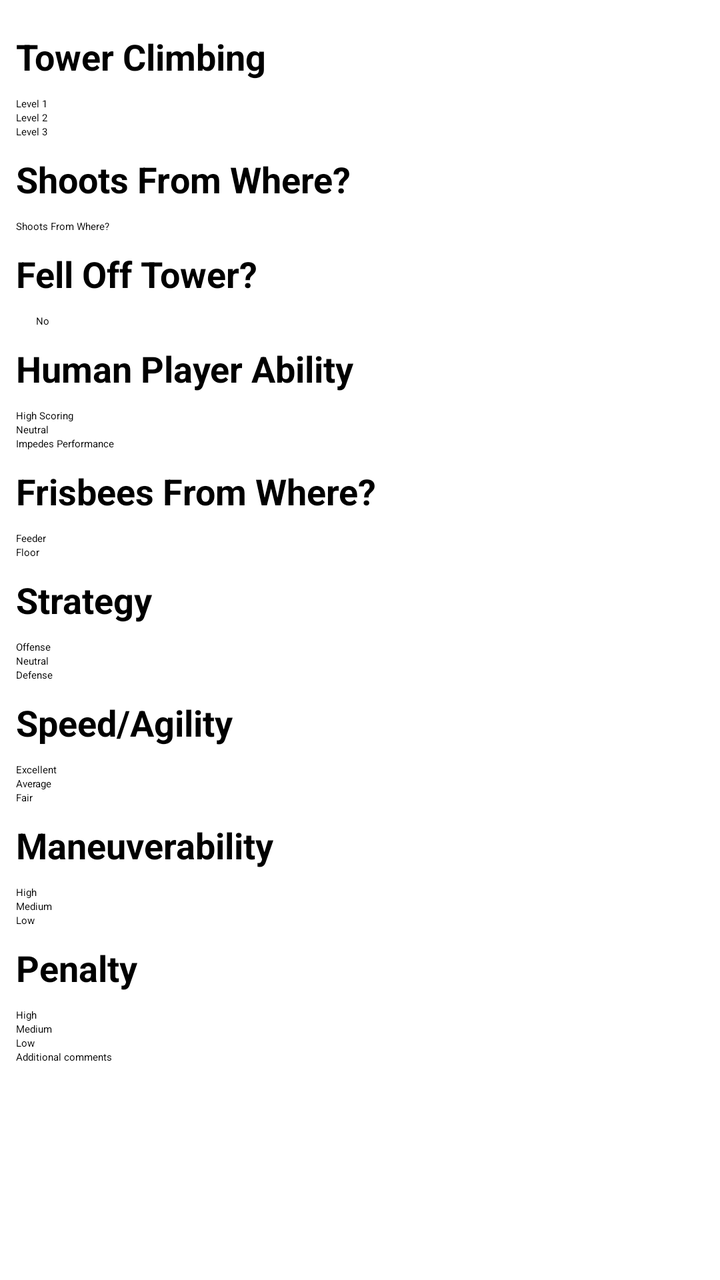
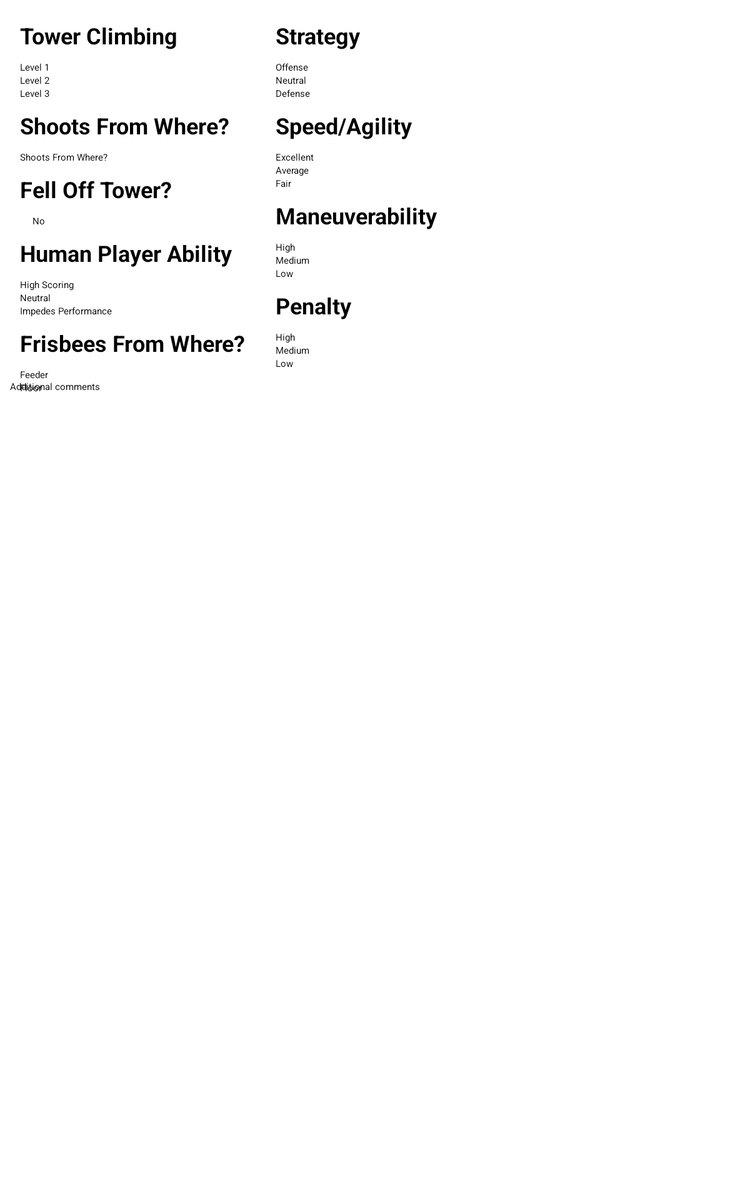

Two renders of one Android screen. The first uses the default layout on a phone; the second uses the alternative layout the repository ships for a different screen configuration, on a matching device. The two XML files are below.
<!-- AndroidManifest.xml: application theme Theme.Sherlock.Light -->
<!-- res/layout/fragment_match_scout_general.xml -->
<ScrollView xmlns:android="http://schemas.android.com/apk/res/android"
    xmlns:tools="http://schemas.android.com/tools"
    android:id="@+id/match_scout_scrollview"
    android:layout_width="match_parent"
    android:layout_height="match_parent"
    android:orientation="vertical" >

    <LinearLayout
        android:id="@+id/match_scout_view"
        android:layout_width="match_parent"
        android:layout_height="wrap_content"
        android:orientation="vertical"
        android:padding="8dp" >

        

        <TextView
            android:id="@+id/tv_tower_level"
            style="@style/team_input_main_header"
            android:text="@string/tower_level" />

        <CheckBox
            android:id="@+id/cb_tower_level_one"
            android:layout_width="wrap_content"
            android:layout_height="wrap_content"
            android:text="@string/level_one" />

        <CheckBox
            android:id="@+id/cb_tower_level_two"
            android:layout_width="wrap_content"
            android:layout_height="wrap_content"
            android:text="@string/level_two" />

        <CheckBox
            android:id="@+id/cb_tower_level_three"
            android:layout_width="wrap_content"
            android:layout_height="wrap_content"
            android:text="@string/level_three" />

        

        <TextView
            android:id="@+id/tv_shoots_from_where"
            style="@style/team_input_main_header"
            android:text="@string/shoots_from_where" />

        <EditText
            android:id="@+id/et_shoots_from_where"
            android:layout_width="wrap_content"
            android:layout_height="wrap_content"
            android:hint="@string/shoots_from_where_hint" />

        

        <TextView
            android:id="@+id/tv_fell_off_tower"
            style="@style/team_input_main_header"
            android:text="@string/fell_off_tower" />

        <include layout="@layout/compat_fell_off_tower" />

        

        <TextView
            android:id="@+id/tv_human_player_ability"
            style="@style/team_input_main_header"
            android:text="@string/human_player_ability" />

        <RadioGroup
            android:id="@+id/rg_human_player_ability"
            android:layout_width="wrap_content"
            android:layout_height="wrap_content" >

            <RadioButton
                android:id="@+id/rb_human_player_high_scoring"
                android:layout_width="wrap_content"
                android:layout_height="wrap_content"
                android:text="@string/high_scoring" />

            <RadioButton
                android:id="@+id/rb_human_player_neutral"
                android:layout_width="wrap_content"
                android:layout_height="wrap_content"
                android:text="@string/neutral" />

            <RadioButton
                android:id="@+id/rb_human_player_impedes_performance"
                android:layout_width="wrap_content"
                android:layout_height="wrap_content"
                android:text="@string/impedes_performance" />
        </RadioGroup>

        

        <TextView
            android:id="@+id/tv_frisbees_from_where"
            style="@style/team_input_main_header"
            android:text="@string/frisbees_from_where" />

        <CheckBox
            android:id="@+id/cb_feeder"
            android:layout_width="wrap_content"
            android:layout_height="wrap_content"
            android:text="@string/feeder" />

        <CheckBox
            android:id="@+id/cb_floor"
            android:layout_width="wrap_content"
            android:layout_height="wrap_content"
            android:text="@string/floor" />

        

        <TextView
            android:id="@+id/tv_strategy"
            style="@style/team_input_main_header"
            android:text="@string/strategy" />

        <RadioGroup
            android:id="@+id/rg_strategy"
            android:layout_width="wrap_content"
            android:layout_height="wrap_content" >

            <RadioButton
                android:id="@+id/rb_strategy_offense"
                android:layout_width="wrap_content"
                android:layout_height="wrap_content"
                android:text="@string/offense" />

            <RadioButton
                android:id="@+id/rb_strategy_neutral"
                android:layout_width="wrap_content"
                android:layout_height="wrap_content"
                android:text="@string/neutral" />

            <RadioButton
                android:id="@+id/rb_strategy_defense"
                android:layout_width="wrap_content"
                android:layout_height="wrap_content"
                android:text="@string/defense" />
        </RadioGroup>

        

        <TextView
            android:id="@+id/tv_speed"
            style="@style/team_input_main_header"
            android:text="@string/speed" />

        <RadioGroup
            android:id="@+id/rg_speed"
            android:layout_width="wrap_content"
            android:layout_height="wrap_content" >

            <RadioButton
                android:id="@+id/rb_speed_fast"
                android:layout_width="wrap_content"
                android:layout_height="wrap_content"
                android:text="@string/excellent" />

            <RadioButton
                android:id="@+id/rb_speed_medium"
                android:layout_width="wrap_content"
                android:layout_height="wrap_content"
                android:text="@string/average" />

            <RadioButton
                android:id="@+id/rb_speed_slow"
                android:layout_width="wrap_content"
                android:layout_height="wrap_content"
                android:text="@string/fair" />
        </RadioGroup>

        

        <TextView
            android:id="@+id/tv_maneuverability"
            style="@style/team_input_main_header"
            android:text="@string/maneuverability" />

        <RadioGroup
            android:id="@+id/rg_maneuverability"
            android:layout_width="wrap_content"
            android:layout_height="wrap_content" >

            <RadioButton
                android:id="@+id/rb_maneuverability_high"
                android:layout_width="wrap_content"
                android:layout_height="wrap_content"
                android:text="@string/high" />

            <RadioButton
                android:id="@+id/rb_maneuverability_medium"
                android:layout_width="wrap_content"
                android:layout_height="wrap_content"
                android:text="@string/medium" />

            <RadioButton
                android:id="@+id/rb_maneuverability_low"
                android:layout_width="wrap_content"
                android:layout_height="wrap_content"
                android:text="@string/low" />
        </RadioGroup>

        

        <TextView
            android:id="@+id/tv_penalty"
            style="@style/team_input_main_header"
            android:text="@string/penalty" />

        <RadioGroup
            android:id="@+id/rg_penalty"
            android:layout_width="wrap_content"
            android:layout_height="wrap_content" >

            <RadioButton
                android:id="@+id/rb_penalty_high"
                android:layout_width="wrap_content"
                android:layout_height="wrap_content"
                android:text="@string/high" />

            <RadioButton
                android:id="@+id/rb_penalty_medium"
                android:layout_width="wrap_content"
                android:layout_height="wrap_content"
                android:text="@string/medium" />

            <RadioButton
                android:id="@+id/rb_penalty_low"
                android:layout_width="wrap_content"
                android:layout_height="wrap_content"
                android:text="@string/low" />
        </RadioGroup>

        <EditText
            android:id="@+id/et_comments"
            android:layout_width="wrap_content"
            android:layout_height="wrap_content"
            android:hint="@string/comments" />
    </LinearLayout>

</ScrollView>
<!-- res/layout/compat_fell_off_tower.xml (included above) -->
<?xml version="1.0" encoding="utf-8"?>
<ToggleButton xmlns:android="http://schemas.android.com/apk/res/android"
    android:id="@+id/toggle_fell_off_tower"
    style="@style/team_input_main_view"
    android:layout_width="100dp"
    android:layout_height="wrap_content"
    android:textOff="@string/no"
    android:textOn="@string/yes" />
<!-- resources referenced by this layout -->
<resources>
  <string name="average">Average</string>
  <string name="comments">Additional comments</string>
  <string name="defense">Defense</string>
  <string name="excellent">Excellent</string>
  <string name="fair">Fair</string>
  <string name="feeder">Feeder</string>
  <string name="fell_off_tower">Fell Off Tower?</string>
  <string name="floor">Floor</string>
  <string name="frisbees_from_where">Frisbees From Where?</string>
  <string name="high">High</string>
  <string name="high_scoring">High Scoring</string>
  <string name="human_player_ability">Human Player Ability</string>
  <string name="impedes_performance">Impedes Performance</string>
  <string name="level_one">Level 1</string>
  <string name="level_three">Level 3</string>
  <string name="level_two">Level 2</string>
  <string name="low">Low</string>
  <string name="maneuverability">Maneuverability</string>
  <string name="medium">Medium</string>
  <string name="neutral">Neutral</string>
  <string name="no">No</string>
  <string name="offense">Offense</string>
  <string name="penalty">Penalty</string>
  <string name="shoots_from_where">Shoots From Where?</string>
  <string name="shoots_from_where_hint">Shoots From Where?</string>
  <string name="speed">Speed/Agility</string>
  <string name="strategy">Strategy</string>
  <string name="tower_level">Tower Climbing</string>
  <string name="yes">Yes</string>
  <style name="team_input_main_header">
          <item name="android:layout_width">wrap_content</item>
          <item name="android:layout_height">wrap_content</item>
          <item name="android:textStyle">bold</item>
          <item name="android:textSize">18sp</item>
          <item name="android:layout_marginTop">8dp</item>
          <item name="android:layout_marginBottom">8dp</item>
      </style>
  <style name="team_input_main_view">
          <item name="android:layout_width">wrap_content</item>
          <item name="android:layout_height">wrap_content</item>
          <item name="android:layout_marginLeft">10dp</item>
      </style>
</resources>
<!-- res/layout-sw600dp/fragment_match_scout_general.xml (the repository's variant of the layout above) -->
<!-- drawn on a 7-inch tablet held upright -->
<ScrollView xmlns:android="http://schemas.android.com/apk/res/android"
    xmlns:tools="http://schemas.android.com/tools"
    android:id="@+id/match_scout_scrollview"
    android:layout_width="match_parent"
    android:layout_height="match_parent"
    android:orientation="vertical" >

    <RelativeLayout
        android:layout_width="wrap_content"
        android:layout_height="wrap_content"
        android:paddingLeft="8dp"
        android:paddingRight="8dp" >

        <LinearLayout
            android:id="@+id/left_pane"
            android:layout_width="wrap_content"
            android:layout_height="wrap_content"
            android:layout_marginRight="8dp"
            android:orientation="vertical"
            android:padding="8dp" >

            

            <TextView
                android:id="@+id/tv_tower_level"
                style="@style/team_input_main_header"
                android:text="@string/tower_level" />

            <CheckBox
                android:id="@+id/cb_tower_level_one"
                android:layout_width="wrap_content"
                android:layout_height="wrap_content"
                android:text="@string/level_one" />

            <CheckBox
                android:id="@+id/cb_tower_level_two"
                android:layout_width="wrap_content"
                android:layout_height="wrap_content"
                android:text="@string/level_two" />

            <CheckBox
                android:id="@+id/cb_tower_level_three"
                android:layout_width="wrap_content"
                android:layout_height="wrap_content"
                android:text="@string/level_three" />

            

            <TextView
                android:id="@+id/tv_shoots_from_where"
                style="@style/team_input_main_header"
                android:text="@string/shoots_from_where" />

            <EditText
                android:id="@+id/et_shoots_from_where"
                android:layout_width="match_parent"
                android:layout_height="wrap_content"
                android:hint="@string/shoots_from_where_hint"
                android:inputType="textMultiLine" />

            

            <TextView
                android:id="@+id/tv_fell_off_tower"
                style="@style/team_input_main_header"
                android:text="@string/fell_off_tower" />

            <include layout="@layout/compat_fell_off_tower" />

            

            <TextView
                android:id="@+id/tv_human_player_ability"
                style="@style/team_input_main_header"
                android:text="@string/human_player_ability" />

            <RadioGroup
                android:id="@+id/rg_human_player_ability"
                android:layout_width="wrap_content"
                android:layout_height="wrap_content" >

                <RadioButton
                    android:id="@+id/rb_human_player_high_scoring"
                    android:layout_width="wrap_content"
                    android:layout_height="wrap_content"
                    android:text="@string/high_scoring" />

                <RadioButton
                    android:id="@+id/rb_human_player_neutral"
                    android:layout_width="wrap_content"
                    android:layout_height="wrap_content"
                    android:text="@string/neutral" />

                <RadioButton
                    android:id="@+id/rb_human_player_impedes_performance"
                    android:layout_width="wrap_content"
                    android:layout_height="wrap_content"
                    android:text="@string/impedes_performance" />
            </RadioGroup>

            

            <TextView
                android:id="@+id/tv_frisbees_from_where"
                style="@style/team_input_main_header"
                android:text="@string/frisbees_from_where" />

            <CheckBox
                android:id="@+id/cb_feeder"
                android:layout_width="wrap_content"
                android:layout_height="wrap_content"
                android:text="@string/feeder" />

            <CheckBox
                android:id="@+id/cb_floor"
                android:layout_width="wrap_content"
                android:layout_height="wrap_content"
                android:text="@string/floor" />

            
        </LinearLayout>

        <LinearLayout
            android:id="@+id/right_pane"
            android:layout_width="wrap_content"
            android:layout_height="wrap_content"
            android:layout_alignTop="@id/left_pane"
            android:layout_toRightOf="@id/left_pane"
            android:orientation="vertical"
            android:padding="8dp" >

            <TextView
                android:id="@+id/tv_strategy"
                style="@style/team_input_main_header"
                android:text="@string/strategy" />

            <RadioGroup
                android:id="@+id/rg_strategy"
                android:layout_width="wrap_content"
                android:layout_height="wrap_content" >

                <RadioButton
                    android:id="@+id/rb_strategy_offense"
                    android:layout_width="wrap_content"
                    android:layout_height="wrap_content"
                    android:text="@string/offense" />

                <RadioButton
                    android:id="@+id/rb_strategy_neutral"
                    android:layout_width="wrap_content"
                    android:layout_height="wrap_content"
                    android:text="@string/neutral" />

                <RadioButton
                    android:id="@+id/rb_strategy_defense"
                    android:layout_width="wrap_content"
                    android:layout_height="wrap_content"
                    android:text="@string/defense" />
            </RadioGroup>

            

            <TextView
                android:id="@+id/tv_speed"
                style="@style/team_input_main_header"
                android:text="@string/speed" />

            <RadioGroup
                android:id="@+id/rg_speed"
                android:layout_width="wrap_content"
                android:layout_height="wrap_content" >

                <RadioButton
                    android:id="@+id/rb_speed_fast"
                    android:layout_width="wrap_content"
                    android:layout_height="wrap_content"
                    android:text="@string/excellent" />

                <RadioButton
                    android:id="@+id/rb_speed_medium"
                    android:layout_width="wrap_content"
                    android:layout_height="wrap_content"
                    android:text="@string/average" />

                <RadioButton
                    android:id="@+id/rb_speed_slow"
                    android:layout_width="wrap_content"
                    android:layout_height="wrap_content"
                    android:text="@string/fair" />
            </RadioGroup>

            

            <TextView
                android:id="@+id/tv_maneuverability"
                style="@style/team_input_main_header"
                android:text="@string/maneuverability" />

            <RadioGroup
                android:id="@+id/rg_maneuverability"
                android:layout_width="wrap_content"
                android:layout_height="wrap_content" >

                <RadioButton
                    android:id="@+id/rb_maneuverability_high"
                    android:layout_width="wrap_content"
                    android:layout_height="wrap_content"
                    android:text="@string/high" />

                <RadioButton
                    android:id="@+id/rb_maneuverability_medium"
                    android:layout_width="wrap_content"
                    android:layout_height="wrap_content"
                    android:text="@string/medium" />

                <RadioButton
                    android:id="@+id/rb_maneuverability_low"
                    android:layout_width="wrap_content"
                    android:layout_height="wrap_content"
                    android:text="@string/low" />
            </RadioGroup>

            

            <TextView
                android:id="@+id/tv_penalty"
                style="@style/team_input_main_header"
                android:text="@string/penalty" />

            <RadioGroup
                android:id="@+id/rg_penalty"
                android:layout_width="wrap_content"
                android:layout_height="wrap_content" >

                <RadioButton
                    android:id="@+id/rb_penalty_high"
                    android:layout_width="wrap_content"
                    android:layout_height="wrap_content"
                    android:text="@string/high" />

                <RadioButton
                    android:id="@+id/rb_penalty_medium"
                    android:layout_width="wrap_content"
                    android:layout_height="wrap_content"
                    android:text="@string/medium" />

                <RadioButton
                    android:id="@+id/rb_penalty_low"
                    android:layout_width="wrap_content"
                    android:layout_height="wrap_content"
                    android:text="@string/low" />
            </RadioGroup>
        </LinearLayout>

        <EditText
            android:id="@+id/et_comments"
            android:layout_width="wrap_content"
            android:layout_height="wrap_content"
            android:hint="@string/comments" 
            android:layout_below="@id/right_pane" 
            android:layout_alignLeft="@id/left_pane"/>
    </RelativeLayout>

</ScrollView>
